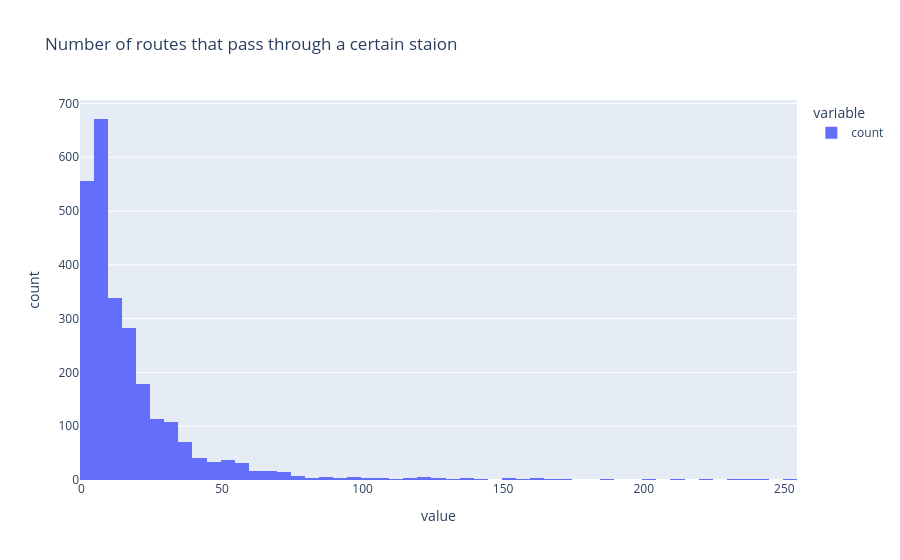

Notebook code for this chart:
### Code cell
import plotly.express as px 

fig = px.histogram(freq_df["count"], nbins=70, title="Number of routes that pass through a certain staion")

fig.show()

### Figure 1 — Plotly figure (JSON) as saved in the notebook; plotly's stock layout.template omitted (floating-point values rounded to 4 significant figures; data arrays with more than 128 entries replaced by an {"elided": "..."} marker saying what was removed)
{"data": [{"bingroup": "x", "hovertemplate": "variable=count<br>value=%{x}<br>count=%{y}<extra></extra>", "legendgroup": "count", "marker": {"color": "#636efa", "pattern": {"shape": ""}}, "name": "count", "nbinsx": 70, "orientation": "v", "showlegend": true, "type": "histogram", "x": {"elided": "2578 int values"}, "xaxis": "x", "yaxis": "y"}], "layout": {"barmode": "relative", "legend": {"title": {"text": "variable"}, "tracegroupgap": 0}, "title": {"text": "Number of routes that pass through a certain staion"}, "xaxis": {"anchor": "y", "domain": [0, 1], "title": {"text": "value"}}, "yaxis": {"anchor": "x", "domain": [0, 1], "title": {"text": "count"}}}}
